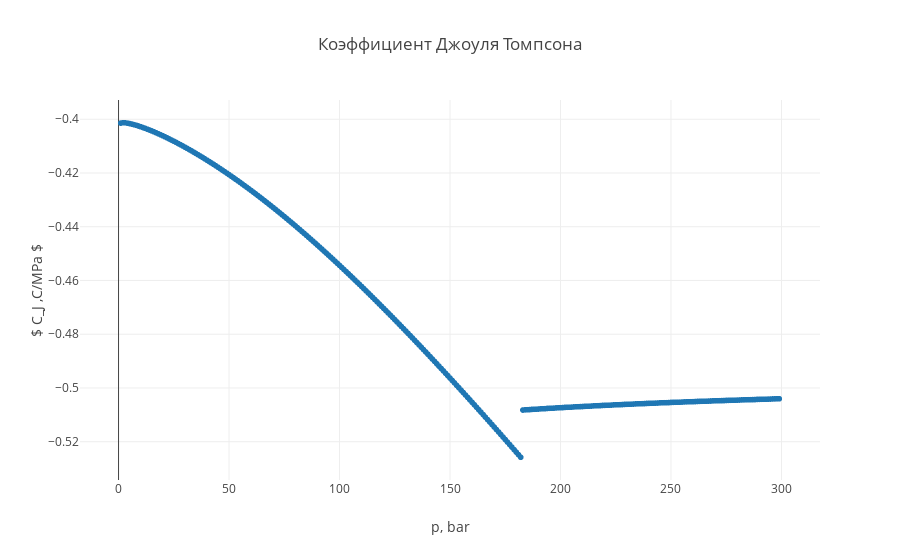

Write notebook code for a chart like this one.
### Code cell
tracep = go.Scattergl(
    x = multiphase_flow_data.p_list,
    y = np_JT_cmpa,
    name = 'np_JT_cmpa',
    mode = 'markers'
)

data = [tracep]

plot('Коэффициент Джоуля Томпсона', '$ C_J ,C/MPa $', 'p, bar')

### Figure 1 — Plotly figure (JSON) as saved in the notebook; plotly's stock layout.template omitted (floating-point values rounded to 4 significant figures; data arrays with more than 128 entries replaced by an {"elided": "..."} marker saying what was removed)
{"data": [{"mode": "markers", "name": "np_JT_cmpa", "type": "scattergl", "uid": "d2ad05a2-e30f-4659-a498-314d2193ac0e", "x": {"elided": "299 int values"}, "y": {"elided": "299 float values"}}], "layout": {"title": {"text": "Коэффициент Джоуля Томпсона"}, "xaxis": {"title": {"text": "p, bar"}}, "yaxis": {"title": {"text": "$ C_J ,C/MPa $"}}}}
